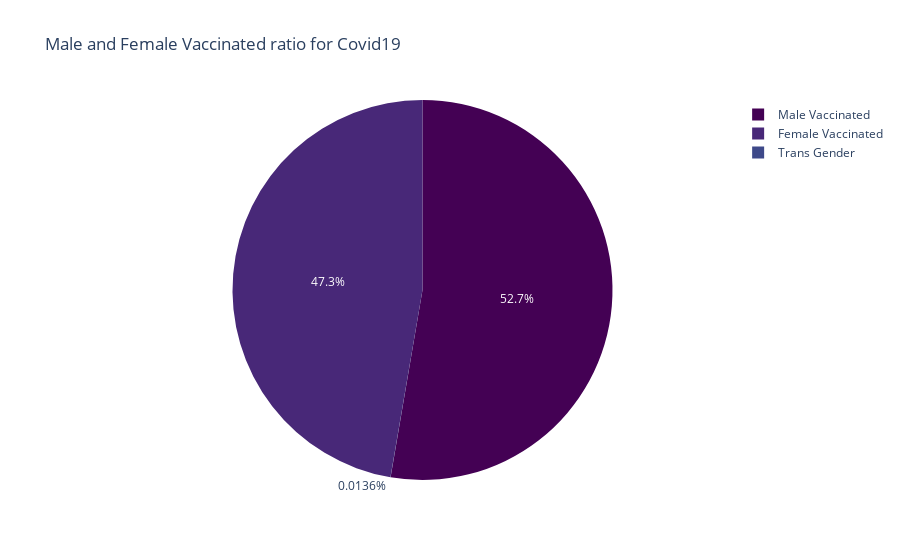

Notebook code cell kept with this figure:
### Markdown cell above
##Vaccination data interms of pie chart as per gender

### Code cell
#plot is using plotly.express
    
male = df_vaccine["Male(Individuals Vaccinated)"].sum() # Sum of all the values in the desired column is found to represent it in pie chart format.
female = df_vaccine["Female(Individuals Vaccinated)"].sum()  
trans = df_vaccine["Transgender(Individuals Vaccinated)"].sum()
px.pie(names=["Male Vaccinated","Female Vaccinated","Trans Gender"],values=[male,female,trans],title="Male and Female Vaccinated ratio for Covid19", color_discrete_sequence=px.colors.sequential.Viridis)

### Figure 1 — Plotly figure (JSON) as saved in the notebook; plotly's stock layout.template omitted (floating-point values rounded to 4 significant figures)
{"data": [{"domain": {"x": [0, 1], "y": [0, 1]}, "hovertemplate": "label=%{label}<br>value=%{value}<extra></extra>", "labels": ["Male Vaccinated", "Female Vaccinated", "Trans Gender"], "legendgroup": "", "name": "", "showlegend": true, "type": "pie", "values": [10322558774, 9267605379, 2660301]}], "layout": {"legend": {"tracegroupgap": 0}, "piecolorway": ["#440154", "#482878", "#3e4989", "#31688e", "#26828e", "#1f9e89", "#35b779", "#6ece58", "#b5de2b", "#fde725"], "title": {"text": "Male and Female Vaccinated ratio for Covid19"}, "autosize": true}}
